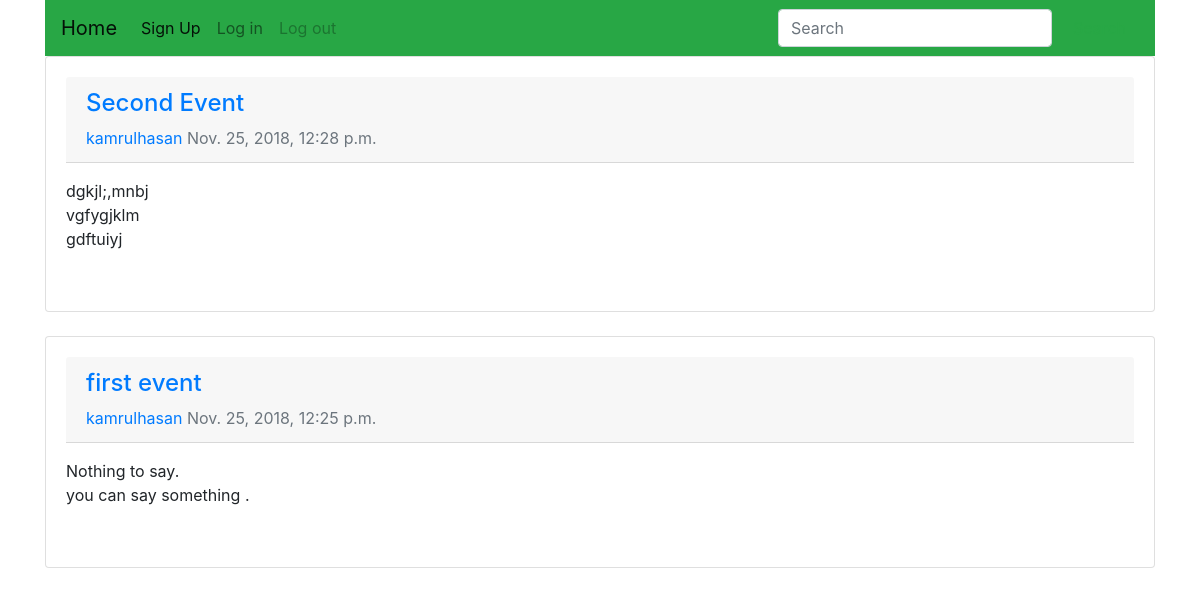
Screenshot of /event/ with the database file from the repository.
### events/models.py (models this page shows, shortened)
class Event(models.Model):
    eventName = models.CharField(max_length=100)
    description = models.TextField(max_length=500)
    image = models.ImageField(upload_to='event-photo/', null=True, blank=True)
    created_on = models.DateTimeField(auto_now_add=True)
    updated_on = models.DateTimeField(auto_now=True)
    author = models.ForeignKey(
        CustomUser,
        on_delete=models.CASCADE)
    committeeEvent = models.ForeignKey(
        Committee,
        on_delete=models.CASCADE,
        related_name='committeeEvent')
    class Meta:
        ordering = ['-created_on']

### users/models.py (models this page shows)
class CustomUser(AbstractUser):
    email = models.EmailField(max_length=50, unique=True)
    slug = models.SlugField(unique=True, null=True, blank=True)
    teacherID = models.CharField(max_length=10, blank=True)
    designations = models.CharField(max_length=100, blank=True)
    image = models.ImageField(blank=True, null=True, upload_to='profile-picture/')
    def __str__(self):
        return self.username

### events/views.py (the view)
# urls.py: path('', views.EventListView.as_view(), name='event_list'),
class EventListView(generic.ListView):
    template_name = 'event/event_list.html'
    model = Event

### events/templates/event/event_list.html
{% extends 'base.html' %}
{% block content %}
    <div class="container">
        {% for event in object_list %}
            <div class="card">
                <div class="card-body">
                    <div class="card-header">
                        <a href="{% url 'event_detail' event.pk %}"><h4>{{ event.eventName }}</h4></a>
                        <a href="{% url 'view_profile' event.author.pk %}"> {{ event.author }}</a>
                        <span class="text-muted">{{ event.created_on }}</span>
                    </div>
                    <p>  {{ event.description | linebreaks }} </p>
                    <br/>
                </div>
            </div>
            <br/>
        {% endfor %}
    </div>
{% endblock %}

### static/swe/profile.css (style rules this page uses)
body { margin-top:20px; }

### rows the page displays
Event: eventName "Second Event", author "kamrulhasan", created_on "Nov. 25, 2018, 12:28 p.m.", description "dgkjl;,mnbj vgfygjklm gdftuiyj"
Event: eventName "first event", author "kamrulhasan", created_on "Nov. 25, 2018, 12:25 p.m.", description "Nothing to say. you can say something ."
